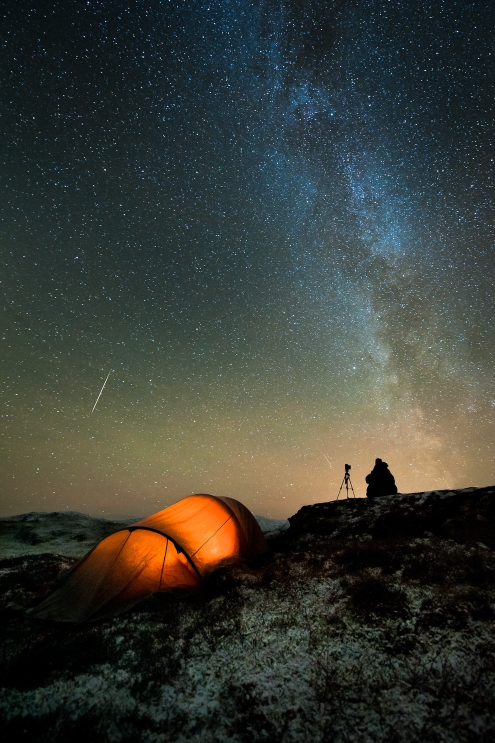
#> input picture sample_images/galaxy.jpg, 990 x 1485 px, found by its file name (shown at 1/2 size)
$ python resize_all.py
#> lines starting #> are read from the running program, lines starting #| are printed output that depends on the picture
from cv2 import cv2

img_1 = cv2.imread("img_vid_processing/sample_images/galaxy.jpg", 0)
#> img_1: shape (1485, 990); min 0, max 255, mean 58.4
img_2 = cv2.imread("img_vid_processing/sample_images/kangaroos-rain-australia_71370_990x742.jpg", 0)
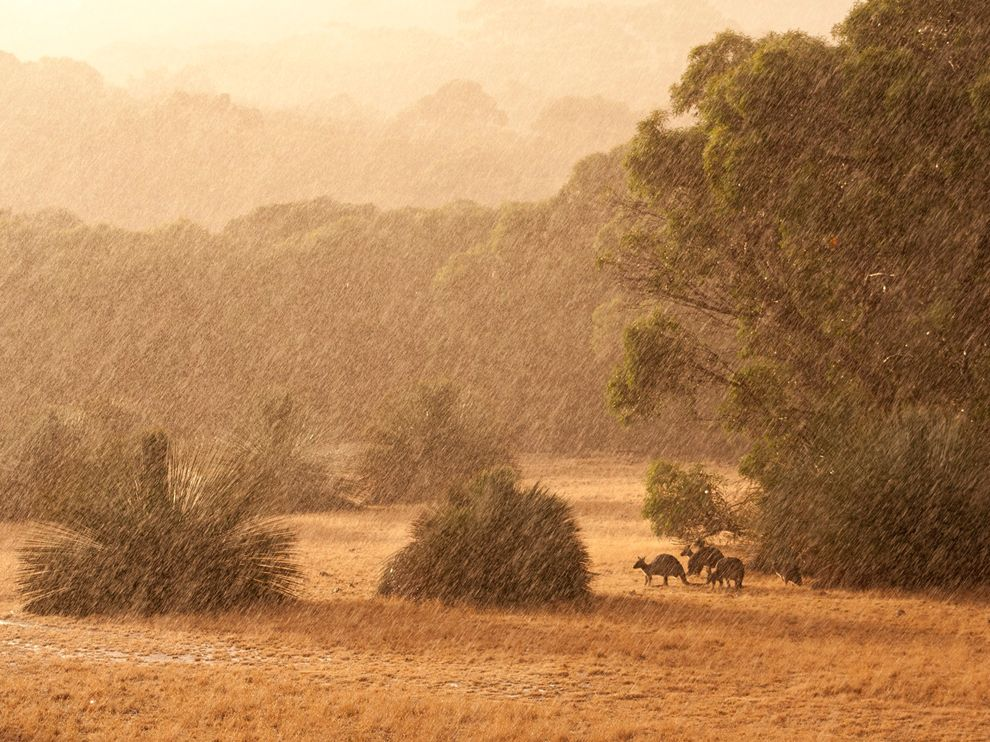
#> input picture sample_images/kangaroos-rain-australia_71370_990x742.jpg, 990 x 742 px, found by its file name
#> img_2: shape (742, 990); min 7, max 255, mean 141.3
img_3 = cv2.imread("img_vid_processing/sample_images/Lighthouse.jpg", 0)
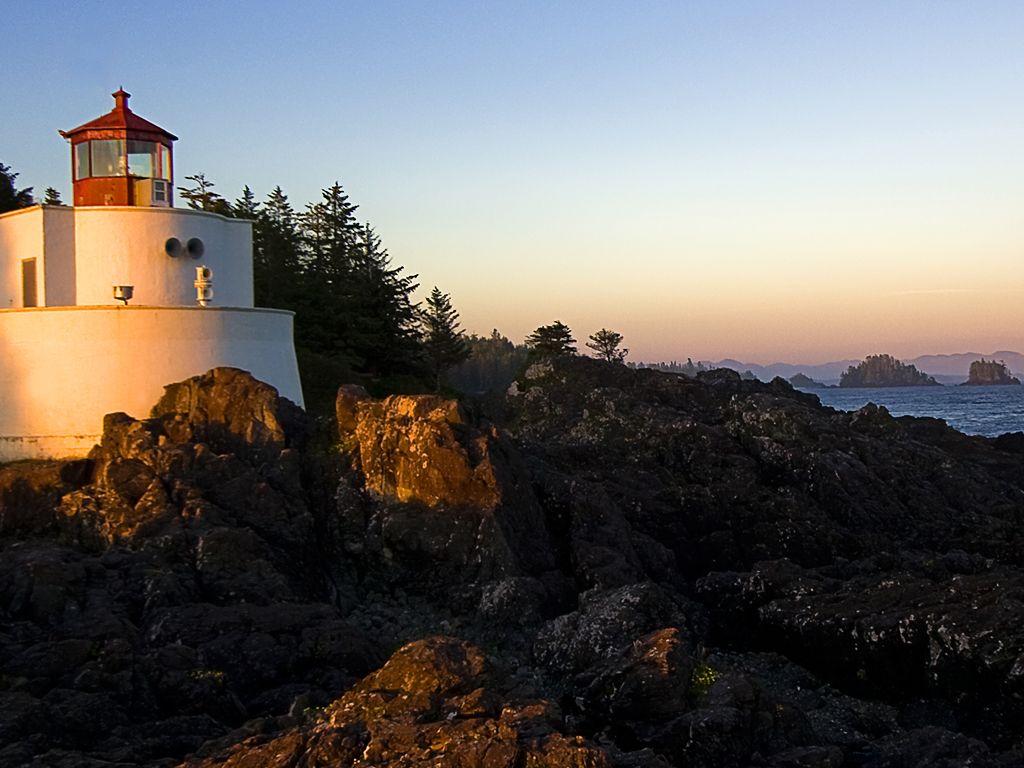
#> input picture sample_images/Lighthouse.jpg, 1024 x 768 px, found by its file name
#> img_3: shape (768, 1024); min 0, max 255, mean 101.6
img_4 = cv2.imread("img_vid_processing/sample_images/Moon sinking, sun rising.jpg", 0)
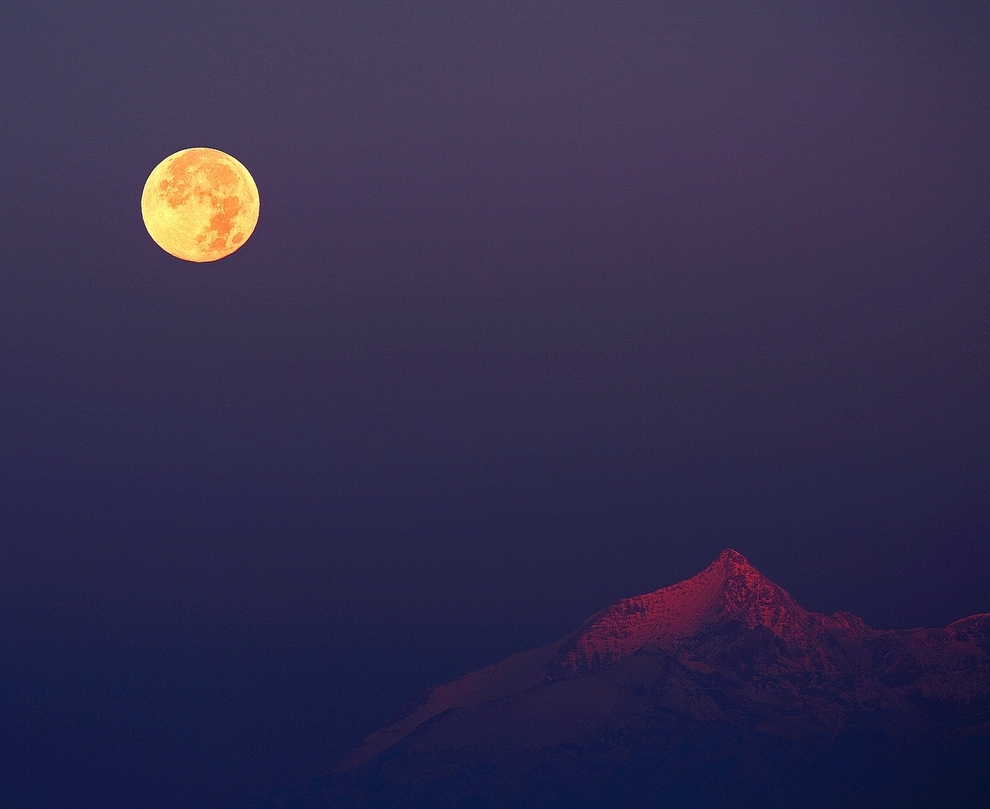
#> input picture sample_images/Moon sinking, sun rising.jpg, 990 x 809 px, found by its file name
#> img_4: shape (809, 990); min 12, max 251, mean 51

# [4 lines of commented-out code are left out]

resized_image_1 = cv2.resize(img_1, (100, 100))
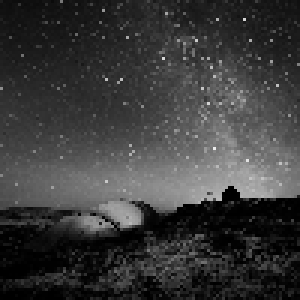
#> resized_image_1: shape (100, 100) (shown 3 times larger); min 0, max 236, mean 58.3
resized_image_2 = cv2.resize(img_2, (100, 100))
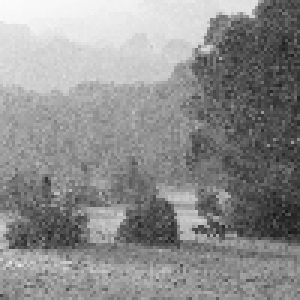
#> resized_image_2: shape (100, 100) (shown 3 times larger); min 23, max 251, mean 141.2
resized_image_3 = cv2.resize(img_3, (100, 100))
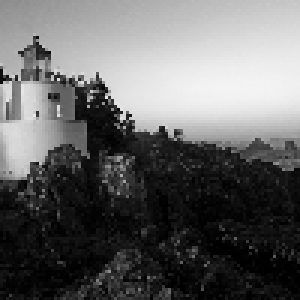
#> resized_image_3: shape (100, 100) (shown 3 times larger); min 0, max 244, mean 101.7
resized_image_4 = cv2.resize(img_4, (100, 100))
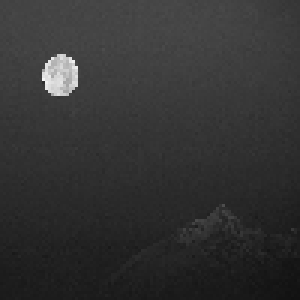
#> resized_image_4: shape (100, 100) (shown 3 times larger); min 17, max 244, mean 50.9

cv2.imshow("Galaxy1", resized_image_1)
cv2.imshow("Galaxy2", resized_image_2)
cv2.imshow("Galaxy3", resized_image_3)
cv2.imshow("Galaxy4", resized_image_4)

cv2.imwrite("img_vid_processing/img_resized/galaxy_resized.jpg", resized_image_1)
cv2.imwrite(
    "img_vid_processing/img_resized/kangaroos_resized-rain-australia_71370_990x742.jpg", resized_image_2)
cv2.imwrite("img_vid_processing/img_resized/Lighthouse_resized.jpg", resized_image_3)
cv2.imwrite(
    "img_vid_processing/img_resized/Moon sinking resized, sun rising.jpg", resized_image_4)


cv2.waitKey(0)
cv2.destroyAllWindows()
